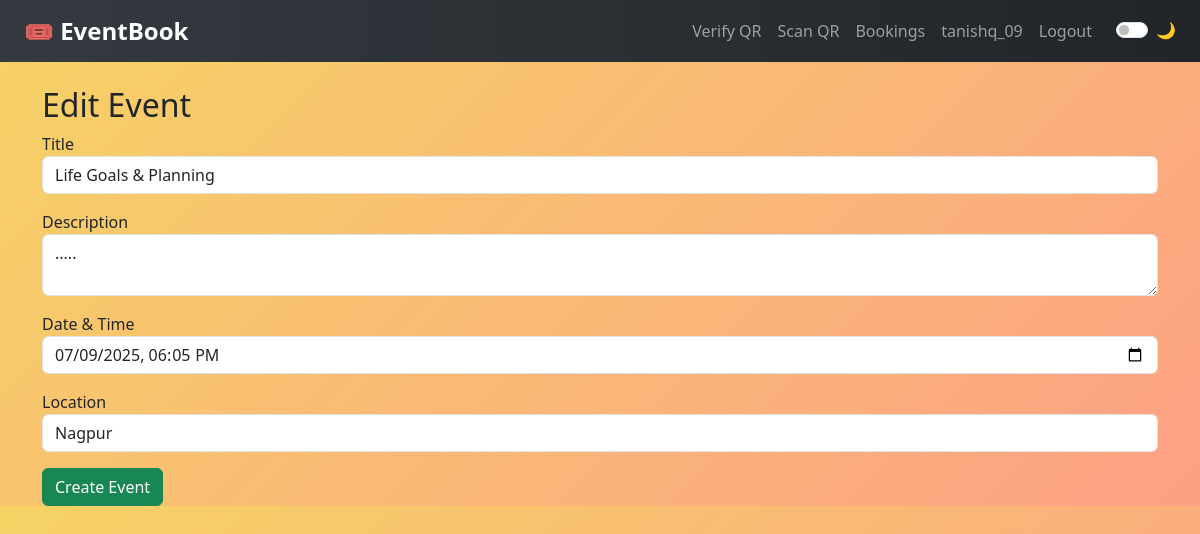
Page /edit/1 (signed in) on the committed database.
### app/models.py (models this page shows)
class User(UserMixin, db.Model):
    id = db.Column(db.Integer, primary_key=True)
    username = db.Column(db.String(150), nullable=False)
    email = db.Column(db.String(150), unique=True, nullable=False)
    password = db.Column(db.String(200), nullable=False)
    is_admin = db.Column(db.Boolean, default=False)

class Event(db.Model):
    id = db.Column(db.Integer, primary_key=True)
    title = db.Column(db.String(150), nullable=False)
    description = db.Column(db.Text, nullable=False)
    date = db.Column(db.DateTime, nullable=False)
    location = db.Column(db.String(150), nullable=False)

### app/routes.py (the view)
@main.route("/edit/<int:event_id>", methods=["GET", "POST"])
@login_required
def edit_event(event_id):
    if not current_user.is_admin:
        return redirect(url_for("main.index"))
    event = Event.query.get_or_404(event_id)
    form = EventForm(obj=event)
    if form.validate_on_submit():
        form.populate_obj(event)
        db.session.commit()
        flash("Event updated!", "success")
        return redirect(url_for("main.index"))
    return render_template("edit_event.html", form=form)

### app/forms.py
class EventForm(FlaskForm):
    title = StringField("Title", validators=[DataRequired()])
    description = TextAreaField("Description", validators=[DataRequired()])
    date = DateTimeField("Date & Time", format="%Y-%m-%dT%H:%M", default=datetime.utcnow, validators=[DataRequired()])
    location = StringField("Location", validators=[DataRequired()])
    submit = SubmitField("Create Event")

### app/routes.py (called while the page is built)
@login_manager.user_loader
def load_user(user_id):
    return User.query.get(int(user_id))

### app/templates/edit_event.html (shortened to what this page needs)
{% extends "base.html" %}
{% block content %}
<h2>Edit Event</h2>
<form method="POST">
    <div class="mb-3">{{ form.title.label }} {{ form.title(class="form-control") }}</div>
    <div class="mb-3">{{ form.description.label }} {{ form.description(class="form-control") }}</div>
    <div class="mb-3">{{ form.date.label }} {{ form.date(class="form-control", type="datetime-local") }}</div>
    <div class="mb-3">{{ form.location.label }} {{ form.location(class="form-control") }}</div>
    <button type="submit" class="btn btn-success">{{ form.submit.label }}</button>
</form>
{% endblock %}

### app/templates/base.html (shortened to what this page needs)
<!DOCTYPE html>
<html lang="en">
<head>
    <link rel="stylesheet" href="https://cdnjs.cloudflare.com/ajax/libs/animate.css/4.1.1/animate.min.css"/>
    <link href="https://cdn.jsdelivr.net/npm/bootstrap@5.3.0/dist/css/bootstrap.min.css" rel="stylesheet">
    <link rel="stylesheet" href="https://cdnjs.cloudflare.com/ajax/libs/animate.css/4.1.1/animate.min.css"/>
    <link rel="stylesheet" href="{{ url_for('static', filename='css/style.css') }}">
    <link href="https://cdn.jsdelivr.net/npm/bootstrap@5.3.0/dist/css/bootstrap.min.css" rel="stylesheet">
    <link href="https://unpkg.com/aos@2.3.1/dist/aos.css" rel="stylesheet">
    <link rel="stylesheet" href="{{ url_for('static', filename='css/style.css') }}">
</head>
<body>
    <nav class="navbar navbar-expand-lg navbar-dark bg-dark px-4">
        <a class="navbar-brand" href="{{ url_for('main.index') }}">🎟️ EventBook</a>
        <div class="collapse navbar-collapse" id="navbarNav">
            <ul class="navbar-nav ms-auto">
                {% if current_user.is_authenticated %}
                    {% if current_user.is_admin %}
                        <li class="nav-item">
                            <a class="nav-link" href="{{ url_for('main.verify_qr') }}">Verify QR</a>
                        </li>
                        <li class="nav-item">
                            <a class="nav-link" href="{{ url_for('main.scan_qr_page') }}">Scan QR</a>
                        </li>
                        <li class="nav-item">
                            <a class="nav-link" href="{{ url_for('main.booking_history') }}">Bookings</a>
                        </li>
                    {% endif %}
                    <li class="nav-item">
                        <a class="nav-link" href="#">{{ current_user.username }}</a>
                    </li>
                    <li class="nav-item">
                        <a class="nav-link" href="{{ url_for('main.logout') }}">Logout</a>
                    </li>
                {% endif %}
                <li class="nav-item d-flex align-items-center ms-3">
                    <div class="form-check form-switch text-white">
                        <input class="form-check-input" type="checkbox" id="darkModeToggle">
                        <label class="form-check-label" for="darkModeToggle">🌙</label>
                    </div>
                </li>
            </ul>
        </div>
    </nav>
    <div class="container mt-4">
        {% block content %}{% endblock %}
    </div>
</body>
</html>

### app/static/css/style.css (style rules this page uses)
body { background: linear-gradient(to right, #f8f9fa, #e0f7fa); font-family: 'Segoe UI', sans-serif; }
.navbar { background: linear-gradient(to right, #343a40, #212529); }
.navbar-brand { font-weight: bold; font-size: 1.5rem; }
body { background: linear-gradient(to right, #fdfbfb, #ebedee); font-family: 'Segoe UI', sans-serif; transition: background 0.5s ease; }
body { background: linear-gradient(135deg, #f6d365 0%, #fda085 100%); font-family: 'Segoe UI', sans-serif; transition: background 0.5s ease; }

### rows in the picture
User: username "tanishq_09"
Event: title "Life Goals & Planning", description ".....", date "07/09/2025 18:05", location "Nagpur"
